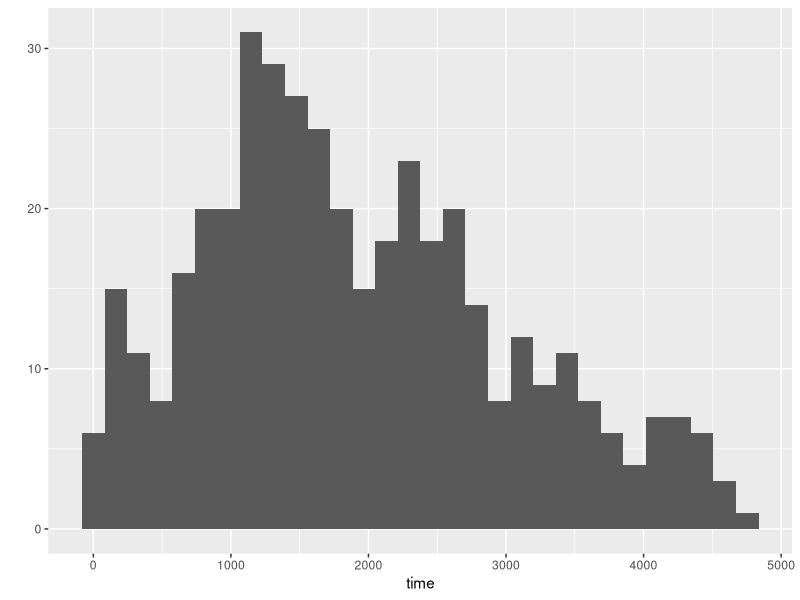
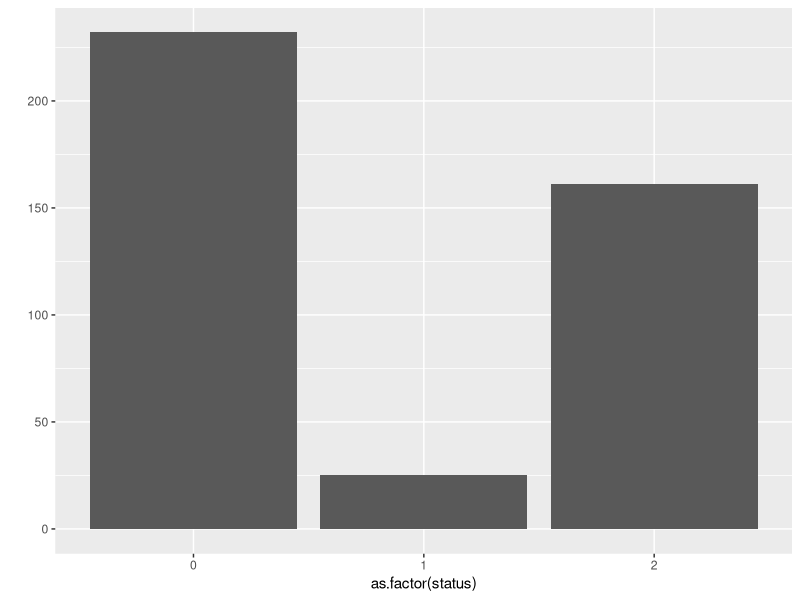
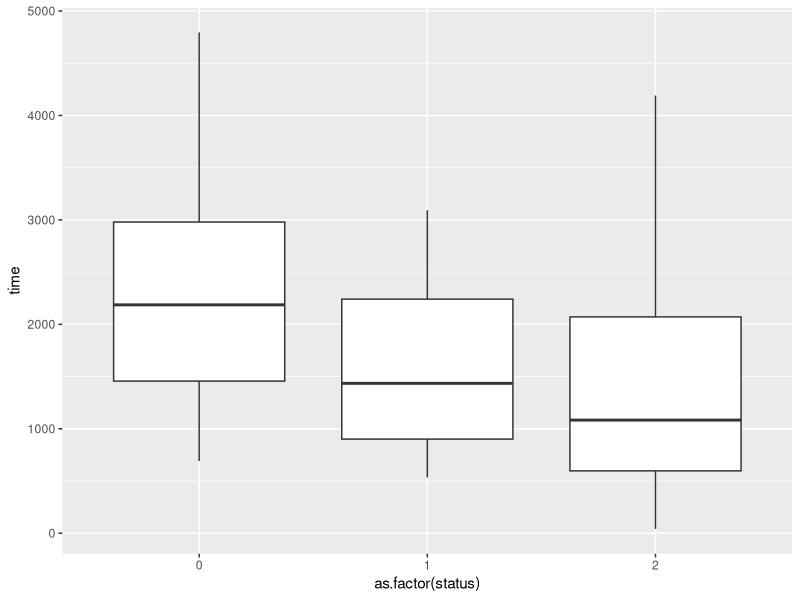
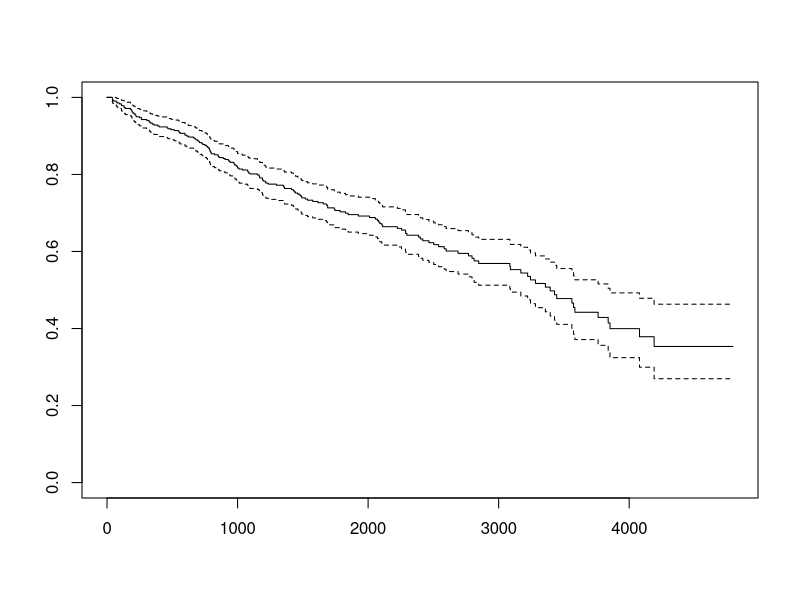
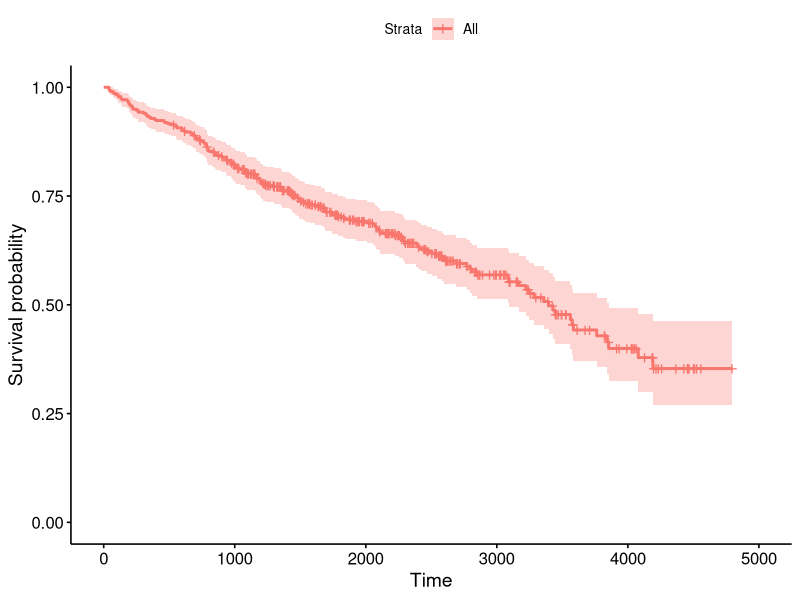
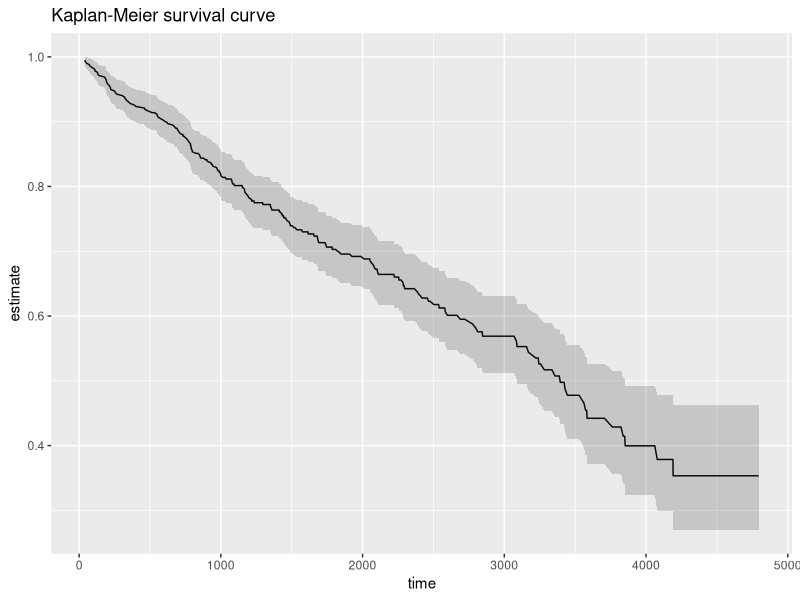
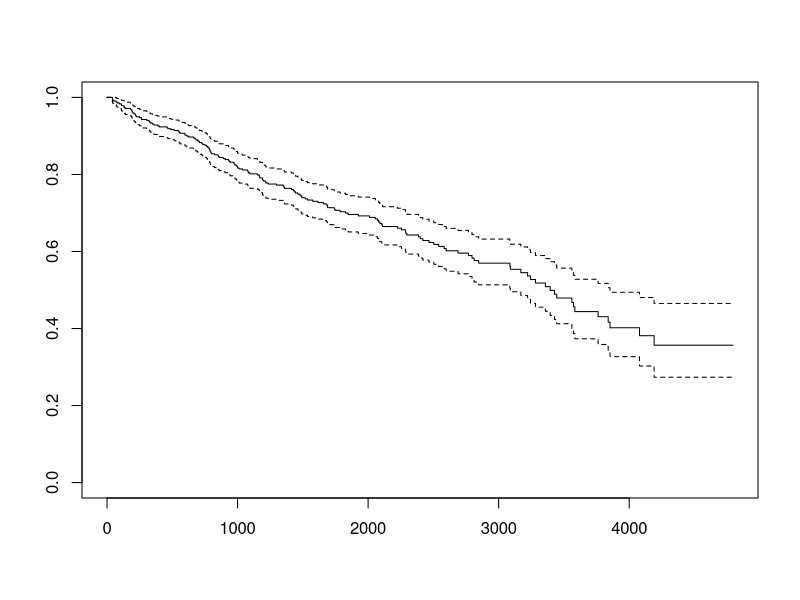
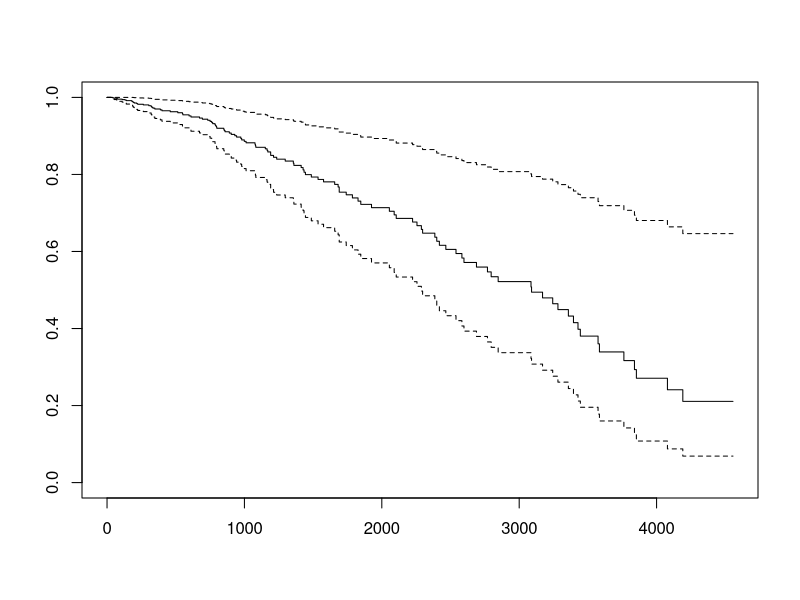

The R source for these figures, in order: (Note: this script raises an error after producing the figures.)
## ---- chunk 1
#survival-pakken er grunnleggende, og kommer med R
library(survival)
suppressPackageStartupMessages(library(tidyverse))

#eksempel-datasettet Primary Biliary Cirrhosis (pbc)
?pbc
pbc = pbc
str(pbc)
## ---- chunk 2
qplot(time,data=pbc)
qplot(as.factor(status),data=pbc)
qplot(as.factor(status),time,data=pbc,geom="boxplot",group=status)
## ---- chunk 3
#en kikk på Surv-objektet
pbc_survival = Surv(pbc$time,pbc$status==2)
str(pbc_survival)

#så survfit
survival_func=survfit(Surv(time,status==2)~1,data=pbc)
survival_func
## ---- chunk 4
plot(survival_func)
#dessverre ingen enkel mulighet for å plott survfit-objektet direkte. Prøver survminer-pakken.
survminer::ggsurvplot(survival_func)

#dette viser seg å være temmelig unødig, det kan likegreit fikses med broom og ggplot2

ggplot(data = broom::tidy(survival_func), aes(x = time, y = estimate))+
  geom_line() +
  geom_ribbon(aes(ymin=conf.low,ymax=conf.high),alpha=0.2)+
  ggtitle("Kaplan-Meier survival curve")
## ---- chunk 5
#kan estimere en cox-model med kun intercept også
cox_model = coxph(Surv(time,status==2)~1,data=pbc)
summary(cox_model)

#for å lage en survival kurve fra en cox-model må den mates inn i survfit()
cox_curve_0 = survfit(cox_model)
cox_curve_0
plot(cox_curve_0)
## ---- chunk 6
cox_model = coxph(Surv(time,status==2)~.,data=pbc)
summary(cox_model)
cox_curve = survfit(cox_model)
plot(cox_curve)

## ---- chunk 7
#kunne vært en ide å bruke broom her for å rydde litt...?
#merk at det som i survfit-objektet er surv, er estimate i broom-dfen
test = data.frame(cox_curve$surv,test$estimate)
head(test)

#setter de sammen
modeller = bind_rows(cox_0 = broom::tidy(cox_curve_0),cox_alle = broom::tidy(cox_curve),km = broom::tidy(survival_func),.id="modell")

ggplot(data = modeller, aes(x = time, y = estimate, color = modell))+
  geom_line() +
  geom_ribbon(aes(ymin=conf.low,ymax=conf.high),alpha=0.2)+
  ggtitle("Sammenlikning av Survival Curves")

